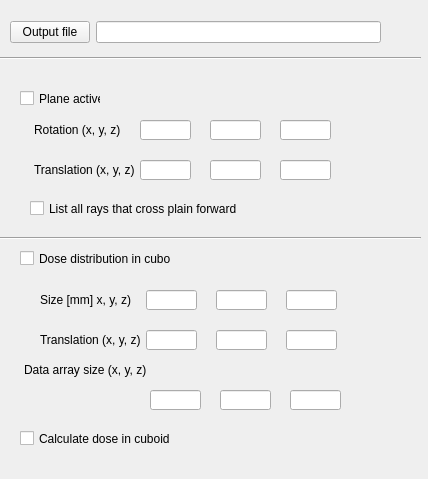
<?xml version="1.0" encoding="UTF-8"?>
<ui version="4.0">
 <class>Form</class>
 <widget class="QWidget" name="Form">
  <property name="geometry">
   <rect>
    <x>0</x>
    <y>0</y>
    <width>428</width>
    <height>479</height>
   </rect>
  </property>
  <property name="windowTitle">
   <string>Form</string>
  </property>
  <widget class="QCheckBox" name="checkBox">
   <property name="geometry">
    <rect>
     <x>20</x>
     <y>90</y>
     <width>81</width>
     <height>17</height>
    </rect>
   </property>
   <property name="text">
    <string>Plane active</string>
   </property>
  </widget>
  <widget class="QLineEdit" name="TransZ">
   <property name="geometry">
    <rect>
     <x>280</x>
     <y>160</y>
     <width>51</width>
     <height>20</height>
    </rect>
   </property>
  </widget>
  <widget class="QLabel" name="Rotation">
   <property name="geometry">
    <rect>
     <x>34</x>
     <y>120</y>
     <width>101</width>
     <height>20</height>
    </rect>
   </property>
   <property name="text">
    <string>Rotation (x, y, z)</string>
   </property>
  </widget>
  <widget class="QLabel" name="Translation">
   <property name="geometry">
    <rect>
     <x>34</x>
     <y>160</y>
     <width>101</width>
     <height>20</height>
    </rect>
   </property>
   <property name="text">
    <string>Translation (x, y, z)</string>
   </property>
  </widget>
  <widget class="QLineEdit" name="TransY">
   <property name="geometry">
    <rect>
     <x>210</x>
     <y>160</y>
     <width>51</width>
     <height>20</height>
    </rect>
   </property>
  </widget>
  <widget class="QLineEdit" name="RotY">
   <property name="geometry">
    <rect>
     <x>210</x>
     <y>120</y>
     <width>51</width>
     <height>20</height>
    </rect>
   </property>
  </widget>
  <widget class="QLineEdit" name="RotX">
   <property name="geometry">
    <rect>
     <x>140</x>
     <y>120</y>
     <width>51</width>
     <height>20</height>
    </rect>
   </property>
  </widget>
  <widget class="QLineEdit" name="RotZ">
   <property name="geometry">
    <rect>
     <x>280</x>
     <y>120</y>
     <width>51</width>
     <height>20</height>
    </rect>
   </property>
  </widget>
  <widget class="QLineEdit" name="TransX">
   <property name="geometry">
    <rect>
     <x>140</x>
     <y>160</y>
     <width>51</width>
     <height>20</height>
    </rect>
   </property>
  </widget>
  <widget class="QCheckBox" name="checkBox_2">
   <property name="geometry">
    <rect>
     <x>30</x>
     <y>200</y>
     <width>211</width>
     <height>17</height>
    </rect>
   </property>
   <property name="text">
    <string>List all rays that cross plain forward</string>
   </property>
  </widget>
  <widget class="QCheckBox" name="checkBox_3">
   <property name="geometry">
    <rect>
     <x>20</x>
     <y>250</y>
     <width>151</width>
     <height>17</height>
    </rect>
   </property>
   <property name="text">
    <string>Dose distribution in cuboid</string>
   </property>
  </widget>
  <widget class="QLineEdit" name="TransX_2">
   <property name="geometry">
    <rect>
     <x>146</x>
     <y>330</y>
     <width>51</width>
     <height>20</height>
    </rect>
   </property>
  </widget>
  <widget class="QLineEdit" name="RotZ_2">
   <property name="geometry">
    <rect>
     <x>286</x>
     <y>290</y>
     <width>51</width>
     <height>20</height>
    </rect>
   </property>
  </widget>
  <widget class="QLineEdit" name="RotX_2">
   <property name="geometry">
    <rect>
     <x>146</x>
     <y>290</y>
     <width>51</width>
     <height>20</height>
    </rect>
   </property>
  </widget>
  <widget class="QLineEdit" name="RotY_2">
   <property name="geometry">
    <rect>
     <x>216</x>
     <y>290</y>
     <width>51</width>
     <height>20</height>
    </rect>
   </property>
  </widget>
  <widget class="QLineEdit" name="TransZ_2">
   <property name="geometry">
    <rect>
     <x>286</x>
     <y>330</y>
     <width>51</width>
     <height>20</height>
    </rect>
   </property>
  </widget>
  <widget class="QLabel" name="Rotation_2">
   <property name="geometry">
    <rect>
     <x>40</x>
     <y>290</y>
     <width>101</width>
     <height>20</height>
    </rect>
   </property>
   <property name="text">
    <string>Size [mm] x, y, z)</string>
   </property>
  </widget>
  <widget class="QLineEdit" name="TransY_2">
   <property name="geometry">
    <rect>
     <x>216</x>
     <y>330</y>
     <width>51</width>
     <height>20</height>
    </rect>
   </property>
  </widget>
  <widget class="QLabel" name="Translation_2">
   <property name="geometry">
    <rect>
     <x>40</x>
     <y>330</y>
     <width>101</width>
     <height>20</height>
    </rect>
   </property>
   <property name="text">
    <string>Translation (x, y, z)</string>
   </property>
  </widget>
  <widget class="QLineEdit" name="TransX_3">
   <property name="geometry">
    <rect>
     <x>150</x>
     <y>390</y>
     <width>51</width>
     <height>20</height>
    </rect>
   </property>
  </widget>
  <widget class="QLineEdit" name="TransZ_3">
   <property name="geometry">
    <rect>
     <x>290</x>
     <y>390</y>
     <width>51</width>
     <height>20</height>
    </rect>
   </property>
  </widget>
  <widget class="QLabel" name="Translation_3">
   <property name="geometry">
    <rect>
     <x>24</x>
     <y>360</y>
     <width>131</width>
     <height>20</height>
    </rect>
   </property>
   <property name="text">
    <string>Data array size (x, y, z)</string>
   </property>
  </widget>
  <widget class="QLineEdit" name="TransY_3">
   <property name="geometry">
    <rect>
     <x>220</x>
     <y>390</y>
     <width>51</width>
     <height>20</height>
    </rect>
   </property>
  </widget>
  <widget class="QCheckBox" name="checkBox_4">
   <property name="geometry">
    <rect>
     <x>20</x>
     <y>430</y>
     <width>151</width>
     <height>17</height>
    </rect>
   </property>
   <property name="text">
    <string>Calculate dose in cuboid</string>
   </property>
  </widget>
  <widget class="Line" name="line">
   <property name="geometry">
    <rect>
     <x>0</x>
     <y>230</y>
     <width>421</width>
     <height>16</height>
    </rect>
   </property>
   <property name="orientation">
    <enum>Qt::Horizontal</enum>
   </property>
  </widget>
  <widget class="Line" name="line_2">
   <property name="geometry">
    <rect>
     <x>0</x>
     <y>50</y>
     <width>421</width>
     <height>16</height>
    </rect>
   </property>
   <property name="orientation">
    <enum>Qt::Horizontal</enum>
   </property>
  </widget>
  <widget class="QWidget" name="layoutWidget">
   <property name="geometry">
    <rect>
     <x>10</x>
     <y>20</y>
     <width>371</width>
     <height>25</height>
    </rect>
   </property>
   <layout class="QHBoxLayout" name="horizontalLayout">
    <item>
     <widget class="QPushButton" name="pushButton">
      <property name="text">
       <string>Output file</string>
      </property>
     </widget>
    </item>
    <item>
     <widget class="QLineEdit" name="lineEdit"/>
    </item>
   </layout>
  </widget>
 </widget>
 <resources/>
 <connections/>
</ui>
